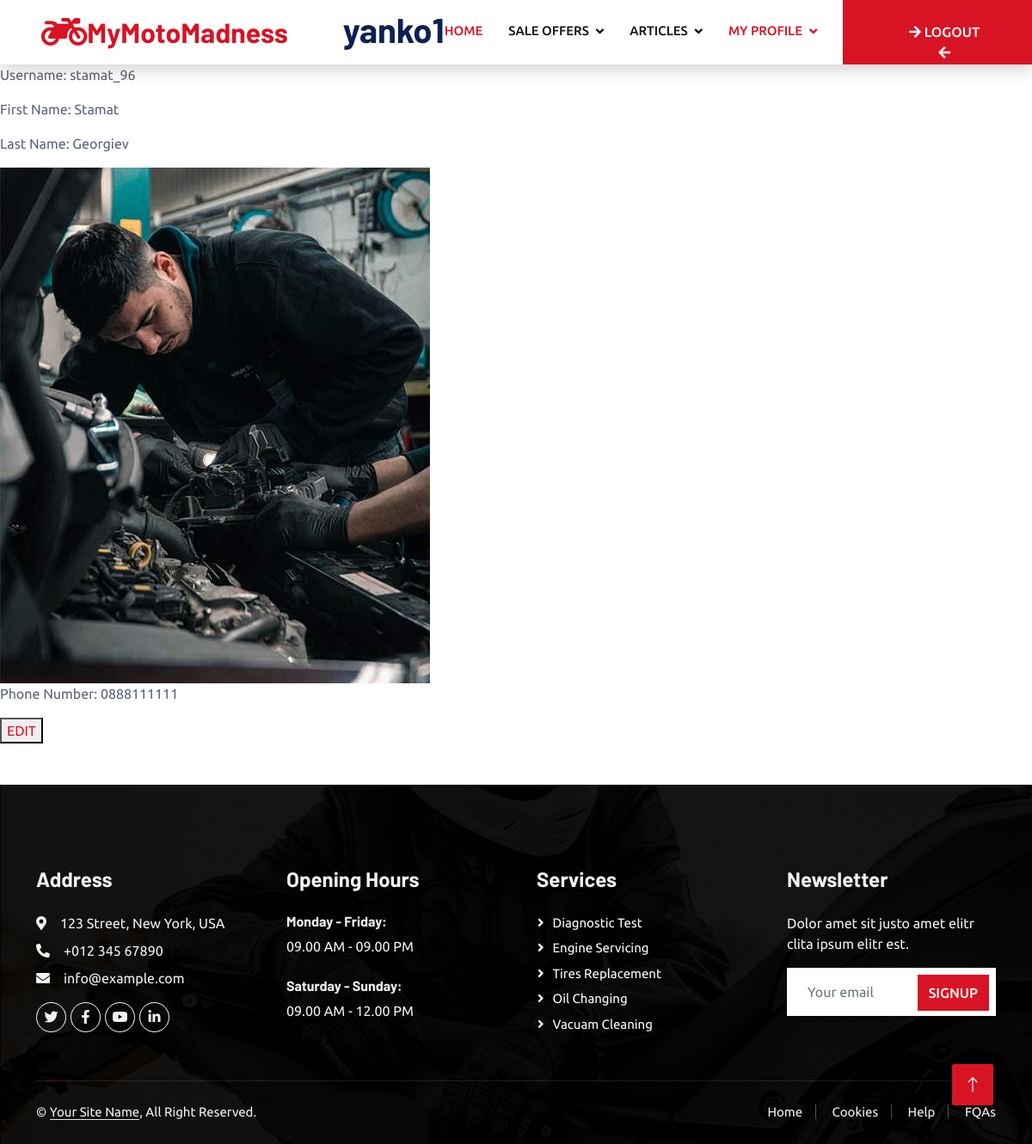
Screenshot of /accounts/details/3/ (signed in) with the database file from the repository.
### MyMotoMadness/accounts/models.py (models this page shows, shortened)
class MotoUserModel(auth_models.AbstractUser):
    first_name = models.CharField(
        max_length=30,
        validators=(
            check_name_symbols_for_non_alphabetical,
        ),
    )
    last_name = models.CharField(
        max_length=30,
        validators=(
            check_name_symbols_for_non_alphabetical,
        ),
    )
    email = models.EmailField(
        unique=True,
    )
    profile_picture = models.ImageField(
        upload_to='photos/profile_pictures',
        blank=True,
        null=True,
    )
    phone_number = models.CharField(
        max_length=15,
    )

### MyMotoMadness/accounts/views.py (the view)
# urls.py: path('details/<int:pk>/', DetailsMotoUserView.as_view(), name='details user view'),
class DetailsMotoUserView(auth_mixins.LoginRequiredMixin, generic_views.DetailView):
    template_name = 'accounts/detail_user.html'
    model = UserModel
    def get_context_data(self, **kwargs):
        context = super().get_context_data(**kwargs)
        context['user_sale_offers'] = []
        for queryset_offers in (
                context['object'].motoparts_set.all(),
                context['object'].motoequipmentgear_set.all(),
                context['object'].motorcycles_set.all()
        ):
            context['user_sale_offers'].extend(queryset_offers)
        return context

### templates/accounts/detail_user.html (shortened to what this page needs)
{% extends 'base/base.html' %}
{% load static %}
{% load custom_filter %}
{% block page_content %}
    <p>Username: {{ object.username }}</p>
    <p>First Name: {{ object.first_name }}</p>
    <p>Last Name: {{ object.last_name }}</p>
    {% if object.profile_picture %}
        <img src="{{ object.profile_picture.url }}" alt="{{ object.username }}">
    {% endif %}
     <p>Phone Number: {{ object.phone_number }}</p>
    <button> <a href="{% url 'edit user view' pk=object.pk %}">EDIT</a> </button>
{% endblock %}

### templates/base/base.html (shortened to what this page needs)
{% load static %}
<!DOCTYPE html>
<html lang="en">
<head>
    <link href="https://cdnjs.cloudflare.com/ajax/libs/font-awesome/5.10.0/css/all.min.css" rel="stylesheet">
    <link href="https://cdn.jsdelivr.net/npm/bootstrap-icons@1.4.1/font/bootstrap-icons.css" rel="stylesheet">
    <link href="{% static 'lib/animate/animate.min.css' %}" rel="stylesheet">
    <link href="{% static 'lib/owlcarousel/assets/owl.carousel.min.css' %}" rel="stylesheet">
    <link href="{% static 'lib/tempusdominus/css/tempusdominus-bootstrap-4.min.css' %}" rel="stylesheet"/>
    <link href="{% static 'css/bootstrap.min.css' %}" rel="stylesheet">
    <link href="{% static 'css/style.css' %}" rel="stylesheet">
</head>
<body>
<nav class="navbar navbar-expand-lg bg-white navbar-light shadow sticky-top p-0">
    <a href="{% url 'home-page' %}" class="navbar-brand d-flex align-items-center px-4 px-lg-5">
        <h2 class="m-0 text-primary"><i class='fas fa-motorcycle fa-lg'></i>MyMotoMadness</h2>
    </a>
    <h1> {{ request.user.username }}</h1>
    <div class="collapse navbar-collapse" id="navbarCollapse">
        <div class="navbar-nav ms-auto p-4 p-lg-0">
            <a href="{% url 'home-page' %}" class="nav-item nav-link active">Home</a>
            <div class="nav-item dropdown">
                <a href="{% url 'common sale view' %}" class="nav-link dropdown-toggle" data-bs-toggle="dropdown"
                   onclick="window.location.href='{% url  'common sale view' %}'"
                >Sale
                    Offers</a>
            </div>
            <div class="nav-item dropdown">
                <a href="{% url 'common articles views' %}" class="nav-link dropdown-toggle"
                   data-bs-toggle="dropdown"
                   onclick="window.location.href='{% url  'common articles views' %}'">Articles</a>
            </div>
            {% if not request.user.username %}
                <a href="{% url 'login user view' %}" class="btn btn-primary py-4 px-lg-5 d-none d-lg-block">Login<i
                        class="fa fa-arrow-left ms-3"></i></a>
                </div>
                <a href="{% url 'register user view' %}" class="btn btn-primary py-4 px-lg-5 d-none d-lg-block">Register<i
                        class="fa fa-arrow-left ms-3"></i></a>
            {% else %}
                <div class="nav-item dropdown">
                    <a href="{% url 'details user view' pk=request.user.pk %}" class="nav-link dropdown-toggle active"
                       data-bs-toggle="dropdown"
                       onclick="window.location.href='{% url 'details user view' request.user.pk %}'">My Profile</a>
                </div>
                <a href="{% url 'logout user view' %}" class="btn btn-primary py-4 px-lg-5 d-none d-lg-block"><i
                        class="fa fa-arrow-right ms-3"></i> Logout<i
                        class="fa fa-arrow-left ms-3"></i></a>
            {% endif %}
    </div>
</nav>
<body>
{% block page_content %}
{% endblock %}
</body>
<a href="#" class="btn btn-lg btn-primary btn-lg-square back-to-top"><i class="bi bi-arrow-up"></i></a>
<div class="container-fluid bg-dark text-light footer pt-5 mt-5 wow fadeIn" data-wow-delay="0.1s">
    <div class="container py-5">
        <div class="row g-5">
            <div class="col-lg-3 col-md-6">
                <h4 class="text-light mb-4">Address</h4>
                <p class="mb-2"><i class="fa fa-map-marker-alt me-3"></i>123 Street, New York, USA</p>
                <p class="mb-2"><i class="fa fa-phone-alt me-3"></i>+012 345 67890</p>
                <p class="mb-2"><i class="fa fa-envelope me-3"></i>info@example.com</p>
                <div class="d-flex pt-2">
                    <a class="btn btn-outline-light btn-social" href=""><i class="fab fa-twitter"></i></a>
                    <a class="btn btn-outline-light btn-social" href=""><i class="fab fa-facebook-f"></i></a>
                    <a class="btn btn-outline-light btn-social" href=""><i class="fab fa-youtube"></i></a>
                    <a class="btn btn-outline-light btn-social" href=""><i class="fab fa-linkedin-in"></i></a>
                </div>
            </div>
            <div class="col-lg-3 col-md-6">
                <h4 class="text-light mb-4">Opening Hours</h4>
                <h6 class="text-light">Monday - Friday:</h6>
                <p class="mb-4">09.00 AM - 09.00 PM</p>
                <h6 class="text-light">Saturday - Sunday:</h6>
                <p class="mb-0">09.00 AM - 12.00 PM</p>
            </div>
            <div class="col-lg-3 col-md-6">
                <h4 class="text-light mb-4">Services</h4>
                <a class="btn btn-link" href="">Diagnostic Test</a>
                <a class="btn btn-link" href="">Engine Servicing</a>
                <a class="btn btn-link" href="">Tires Replacement</a>
                <a class="btn btn-link" href="">Oil Changing</a>
                <a class="btn btn-link" href="">Vacuam Cleaning</a>
            </div>
            <div class="col-lg-3 col-md-6">
                <h4 class="text-light mb-4">Newsletter</h4>
                <p>Dolor amet sit justo amet elitr clita ipsum elitr est.</p>
                <div class="position-relative mx-auto" style="max-width: 400px;">
                    <input class="form-control border-0 w-100 py-3 ps-4 pe-5" type="text" placeholder="Your email">
                    <button type="button" class="btn btn-primary py-2 position-absolute top-0 end-0 mt-2 me-2">SignUp
                    </button>
                </div>
            </div>
        </div>
    </div>
    <div class="container">
        <div class="copyright">
            <div class="row">
                <div class="col-md-6 text-center text-md-start mb-3 mb-md-0">
                    &copy; <a class="border-bottom" href="{% url 'home-page' %}">Your Site Name</a>, All Right Reserved.
                </div>
                <div class="col-md-6 text-center text-md-end">
                    <div class="footer-menu">
                        <a href="">Home</a>
                        <a href="">Cookies</a>
                        <a href="">Help</a>
                        <a href="">FQAs</a>
                    </div>
                </div>
            </div>
        </div>
    </div>
</div>
</body>
</html>

### staticfiles/css/style.css (style rules this page uses)
:root { --primary: #D81324; --secondary: #0B2154; --light: #F2F2F2; --dark: #111111; }
.back-to-top { position: fixed; display: none; right: 45px; bottom: 45px; z-index: 99; }
.btn { font-weight: 500; text-transform: uppercase; transition: .5s; }
.btn.btn-primary, .btn.btn-secondary { color: #FFFFFF; }
.btn-lg-square { width: 48px; height: 48px; }
.btn-square, .btn-sm-square, .btn-lg-square { padding: 0; display: flex; align-items: center; justify-content: center; font-weight: normal; border-radius: 2px; }
.navbar .dropdown-toggle::after { border: none; content: "\f107"; font-family: "Font Awesome 5 Free"; font-weight: 900; vertical-align: middle; margin-left: 8px; }
.navbar-light .navbar-nav .nav-link { margin-right: 30px; padding: 25px 0; color: #FFFFFF; font-size: 15px; text-transform: uppercase; outline: none; }
.navbar-light .navbar-nav .nav-link:hover, .navbar-light .navbar-nav .nav-link.active { color: var(--primary); }
.navbar-light .navbar-brand, .navbar-light a.btn { height: 75px; }
.navbar-light .navbar-nav .nav-link { color: var(--dark); font-weight: 500; }
.navbar-light.sticky-top { top: -100px; transition: .5s; }
.footer { background: linear-gradient(rgba(0, 0, 0, .9), rgba(0, 0, 0, .9)), url(../img/carousel-bg-1.jpg) center center no-repeat; background-size: cover; }
.footer .btn.btn-social { margin-right: 5px; width: 35px; height: 35px; display: flex; align-items: center; justify-content: center; color: var(--light); border: 1px solid #FFFFFF; border-radius: 35px; transition: .3s; }
.footer .btn.btn-link { display: block; margin-bottom: 5px; padding: 0; text-align: left; color: #FFFFFF; font-size: 15px; font-weight: normal; text-transform: capitalize; transition: .3s; }
.footer .btn.btn-link::before { position: relative; content: "\f105"; font-family: "Font Awesome 5 Free"; font-weight: 900; margin-right: 10px; }
.footer .copyright { padding: 25px 0; font-size: 15px; border-top: 1px solid rgba(256, 256, 256, .1); }
.footer .copyright a { color: var(--light); }
.footer .footer-menu a { margin-right: 15px; padding-right: 15px; border-right: 1px solid rgba(255, 255, 255, .3); }
.footer .footer-menu a:last-child { margin-right: 0; padding-right: 0; border-right: none; }

### rows the page displays
MotoUserModel: user.username "yanko1"
MotoUserModel: username "stamat_96", first_name "Stamat", last_name "Georgiev", profile_picture (picture), phone_number "0888111111"
